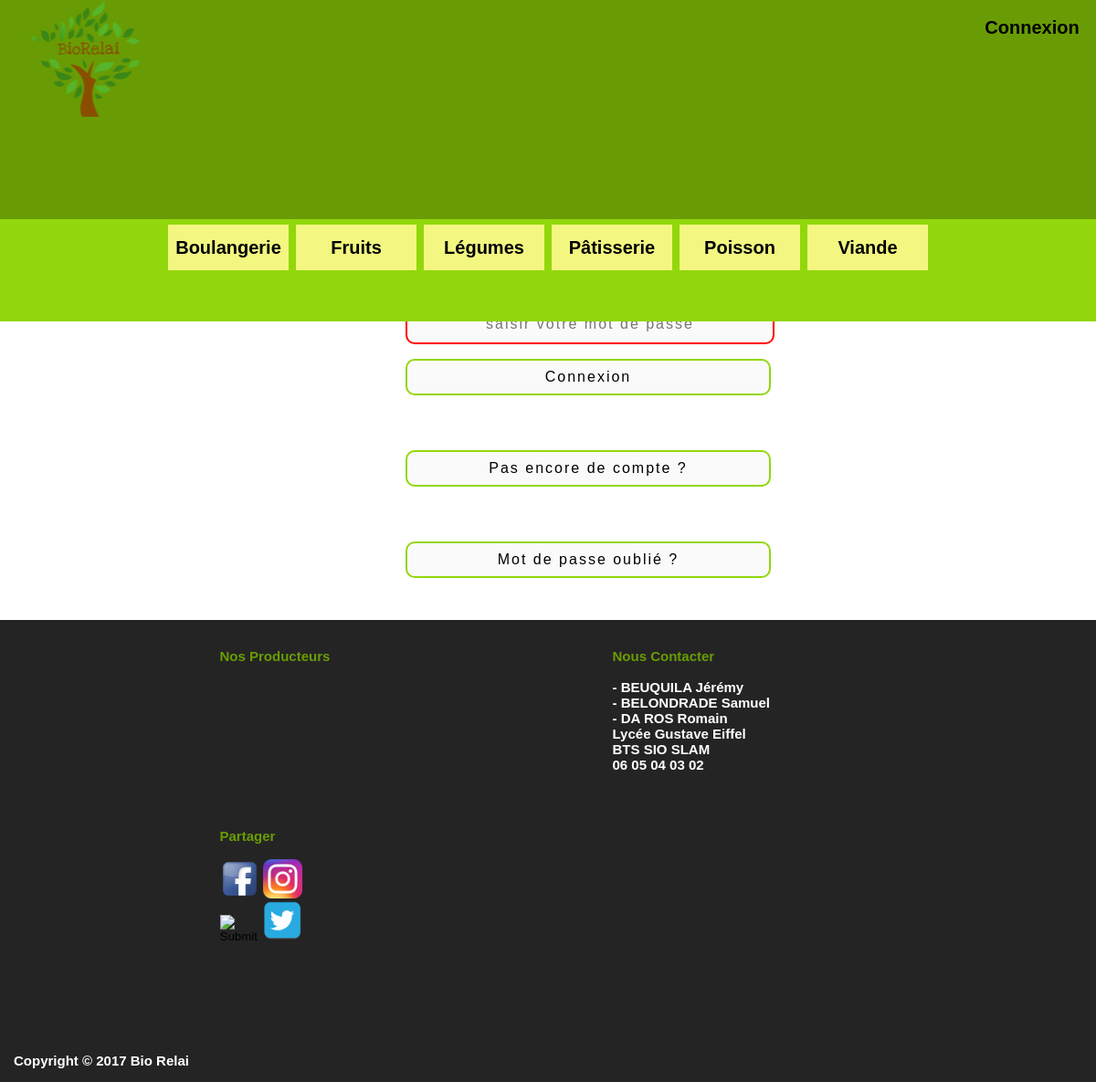
Screenshot of /index.php?menuPrincipal=Connexion with the database file from the repository.
### tables this page shows
CREATE TABLE IF NOT EXISTS TYPEPRODUIT
 (
   CODE CHAR(32) NOT NULL  ,
   LIBELLE CHAR(32) NULL
   , PRIMARY KEY (CODE)
 )
 comment = "";

### modele/DTO/typeProduit.php (called while the page is built, shortened)
<?php
class TypeProduits
{
  private   $lesTypes;
  function __construct($lesTypes)
  {
    $this->lesTypes = $lesTypes;
  }
  public function getLesTypes()
  {
    return $this->lesTypes;
  }
}
 ?>

### controleur/controleurConnexion.php (called while the page is built, shortened)
<?php
      if (isset($_POST['Email'])) {
        $ident = $_POST['Email'];
      }
      else {
        $ident = '';
      }
      $formConnexion = new Formulaire('post','index.php','formConnexion','formConnexion');
      $formConnexion->ajouterComposantLigne($formConnexion->creerInputTextePattern('Email', 'Email', '',$ident,1,'saisir votre mail', '[A-Za-z0-9](([_\.\-]?[a-zA-Z0-9]+)*)@([A-Za-z0-9]+)(([_\.\-]?[a-zA-Z0-9]+)*)\.([A-Za-z]{2,})' ));
      $formConnexion->ajouterComposantTab();
      $formConnexion->ajouterComposantLigne($formConnexion->creerInputPassPattern('mdp', 'mdp', '','',1,'saisir votre mot de passe','[a-zA-Z0-9]{4,20}' ));
      $formConnexion->ajouterComposantTab();
      $formConnexion->ajouterComposantLigne($formConnexion->creerInputSubmit('Valconnexion', 'Valconnexion', "Connexion"));
      $formConnexion->ajouterComposantTab();
      $contentConnex=$formConnexion->creerFormulaire();
include "vue/vueConnexion.php";

### library/formulaire.php (the view, shortened to what this page needs)
<?php
class Formulaire{
	private $method;
	private $action;
	private $nom;
	private $style;
	private $ligneComposants = array();
	private $tabComposants = array();
	public function __construct($uneMethode, $uneAction , $unNom,$unStyle ){
		$this->method = $uneMethode;
		$this->action =$uneAction;
		$this->nom = $unNom;
		$this->style = $unStyle;
	}
	public function creerInputPassPattern($unNom, $unId, $unLabel, $uneValue , $required , $placeholder, $unPattern){
		$composant = "<input type = 'password' name = '" . $unNom . "' id = '" . $unId . "' ";
		if (!empty($placeholder)){
			$composant .= "placeholder = '" . $placeholder . "' ";
		}
		if (!empty($unPattern)){
			$composant .= "pattern = '" . $unPattern . "' ";
		}
		if ( $required == 1){
			$composant .= "required";
		}
		$composant .= " autocomplete='off'/>";
		return $composant;
	}
	public function concactComposants($unComposant , $autreComposant ,$nbRetourLigne){
		for ($i=0; $i < $nbRetourLigne ; $i++) {
			$unComposant .= '<br>';
		}
		$unComposant .=  $autreComposant;
		return $unComposant ;
	}
	public function ajouterComposantLigne($unComposant){
		$this->ligneComposants[] = $unComposant;
	}
	public function ajouterComposantTab(){
		$this->tabComposants[] = $this->ligneComposants;
		$this->ligneComposants = array();
	}
	public function creerLabelFor($unLabel,$unNom){
		$composant = "<label style='width: 10px;height: 10px;' class = '" . $unNom . "' />" . $unLabel . "</label>";
		return $composant;
	}
	public function creerInputSubmit($unNom, $unId, $uneValue){
		$composant = "<input type = 'submit' name = '" . $unNom . "' id = '" . $unId . "' ";
		$composant .= "value = '" . $uneValue . "'/> ";
		return $composant;
	}
	public function creerInputLogo($unNom, $unId, $uneSource){
		$composant = "<input  type = 'image' name = '" . $unNom . "' id = '" . $unId . "' ";
		$composant .= "src = '" . $uneSource . "'/>";
		return $composant;
	}
	public function creerInputImage2($unNom, $uneClasse, $uneSource){
		$composant = "<input  type = 'image' name = '" . $unNom . "' class= '" . $uneClasse . "' ";
		$composant .= "src = '" . $uneSource . "'/> ";
		return $composant;
	}
	public function creerFormulaire(){
		$this->formulaireToPrint = "<form method = '" .  $this->method . "' ";
		$this->formulaireToPrint .= "action = '" .  $this->action . "' enctype='multipart/form-data' ";
		$this->formulaireToPrint .= "name = '" .  $this->nom . "' ";
		$this->formulaireToPrint .= "class = '" .  $this->style . "' ><table>";
		foreach ($this->tabComposants as $uneLigneComposants){
			$this->formulaireToPrint .= "<tr><td><table>";
			foreach ($uneLigneComposants as $unComposant){
				$this->formulaireToPrint .= "<td>";
				$this->formulaireToPrint .= $unComposant ;
				$this->formulaireToPrint .= "</td>";
			}
			$this->formulaireToPrint .= "</table></td></tr>";
		}
		$this->formulaireToPrint .= "</table></form>";
		return $this->formulaireToPrint ;
	}
}

### controleur/controleurPrincipal.php (shortened to what this page needs)
<?php
require_once 'library/menu.php';
require_once 'library/formulaire.php';
require_once 'modele\DTO\typeProduit.php';
$theMenuType=null;
	foreach ($_SESSION['ListeTypeProduit']->getLesTypes() as $OBJ){
	$menuTypeProduit = new menu("menuTypeProd");
	$menuTypeProduit->ajouterComposant($menuTypeProduit->creerItemLien($OBJ->getCode(),ucfirst($OBJ->getLibelle())));
	$theMenuType .= $menuTypeProduit->creerMenuType("TypeProduit",$_SESSION['TypeProduit']);
	}
$menuPrincipal = new Menu("menuP");
if (isset($_SESSION['identite']))
{
	$menuPrincipal->ajouterComposant($menuPrincipal->creerItemLien('InfoClient',"Bienvenue : " . $_SESSION['identite'][3]));
}
else
{
	$menuPrincipal->ajouterComposant($menuPrincipal->creerItemLien('Connexion',"Connexion"));
}
$leMenuP = $menuPrincipal->creerMenu('menuPrincipal');
include_once dispatcher::dispatch($_SESSION['menuPrincipal']);
 ?>

### library/menu.php (shortened to what this page needs)
<?php
class Menu{
	private $style;
	private $composants = array();
	public function __construct($unStyle ){
		$this->style = $unStyle;
	}
	public function ajouterComposant($unComposant){
		$this->composants[] = $unComposant;
	}
	public function creerMenu($nomMenu){
		$menu = "<ul class = '" .  $this->style . "'>";
		foreach($this->composants as $composant){
				$menu .= "<li>";
				$menu .= "<a href='index.php?". $nomMenu ;
				$menu .= "=" . $composant[0] . "' >";
				$menu .= "<span>" . $composant[1] ."</span>";
				$menu .= "</a>";
			$menu .= "</li>";
		}
		$menu .= "</ul>";
		return $menu ;
	}
	public function creerMenuType($nomMenu,$composantActif){
		$menu = "<ul class = '" .  $this->style . "'>";
		foreach($this->composants as $composant){
			if($composant[0] == $composantActif){
				$menu .= "<li class='actif'>";
				$menu .=  $composant[1] ;
			}
			else{
				$menu .= "<li>";
				$menu .= "<a href='index.php?". $nomMenu ;
				$menu .= "=" . $composant[0] . "' >";
				$menu .= "<span>" . $composant[1] ."</span>";
				$menu .= "</a>";
			$menu .= "</li>";
		}
		}
		$menu .= "</ul>";
		return $menu ;
	}
	}

### style/BioRelai.css (style rules this page uses)
* { margin:0%; padding:0%; }
html, body { font-family: sans-serif; }
.formLogo { height: 90px; position: fixed; width: 100px; top: 0; left: 0; z-index: 10; }
#logo { margin-top: -25px; width:170px; margin-left:10px; }
.menuFooter tr td table tr td { margin-top: 2%; width: 430px; height: 170px; padding-top: 3px; float:left; overflow:auto; display:inline; }
.lbltitreFooter { color:#699c04; margin-left: 55%; }
.liste { margin-left: 55%; }
.imgFooter1 { margin-left: 55%; width: 10%; }
.imgFooter2 { width: 10%; }
nav.menuPrincipal ul { display: inline-block; list-style: none; margin-top:5px; }
nav.menuPrincipal ul li { display: inline-block; font-size: 20px; font-weight: bold; font-family: Helvetica; }
nav.menuPrincipal ul li a { display: table-cell; text-decoration: none; color: black; text-align: center; vertical-align: middle; height: 50px; width: 140px; }
nav.menuTypeProduit ul { display: inline-block; list-style: none; margin-top:5px; }
nav.menuTypeProduit ul li { display: inline-block; font-size: 20px; font-weight: bold; font-family: Helvetica; background-color: #F3F781; margin-left: 3%; margin-right: 3%; margin-top: 1%; }
nav.menuTypeProduit ul li a { display: table-cell; text-decoration: none; color: black; text-align: center; vertical-align: middle; height: 50px; width: 140px; margin-top: 1%; }
.formOublie { margin-left:35%; height: 100px; z-index: 10; display: inline-block; }
.formOublie input { background-color: #FAFAFA; border-style: solid; margin-top: 10px; margin-left: 20px; border-width: 2px; border-color: #92d70b; text-align: center; font-size: 16px; letter-spacing: 2px; color: BLACK; border-radius: 10px; width: 400px; height: 40px; }
.formInscriptionV { margin-top: 10%; margin-left:35%; height: 100px; z-index: 10; display: inline-block; }
.formInscriptionV input { background-color: #FAFAFA; border-style: solid; margin-top: 10px; margin-left: 20px; border-width: 2px; border-color: #92d70b; text-align: center; font-size: 16px; letter-spacing: 2px; color: BLACK; border-radius: 10px; width: 400px; height: 40px; }
.formConnexion { margin-top: 15%; margin-left:35%; height: 100px; z-index: 10; display: inline-block; }
.formConnexion input[type='password']:invalid { border-color: red; }
.formConnexion input { background-color: #FAFAFA; border-style: solid; margin-top: 10px; margin-left: 20px; border-width: 2px; border-color: #92d70b; text-align: center; font-size: 16px; letter-spacing: 2px; color: BLACK; border-radius: 10px; width: 400px; height: 40px; }

### rows the page displays
typeproduit: composant "Boulangerie"
typeproduit: composant "Fruits"
typeproduit: composant "Légumes"
typeproduit: composant "Pâtisserie"
typeproduit: composant "Poisson"
typeproduit: composant "Viande"

### other values shown
$composant[1] "Connexion"
$unLabel "Nos Producteurs Nous Contacter - BEUQUILA Jérémy - BELONDRADE Samuel - DA ROS Romain Lycée Gustave Eiffel BTS SIO SLAM 06 05 04 03 02 Partager"
